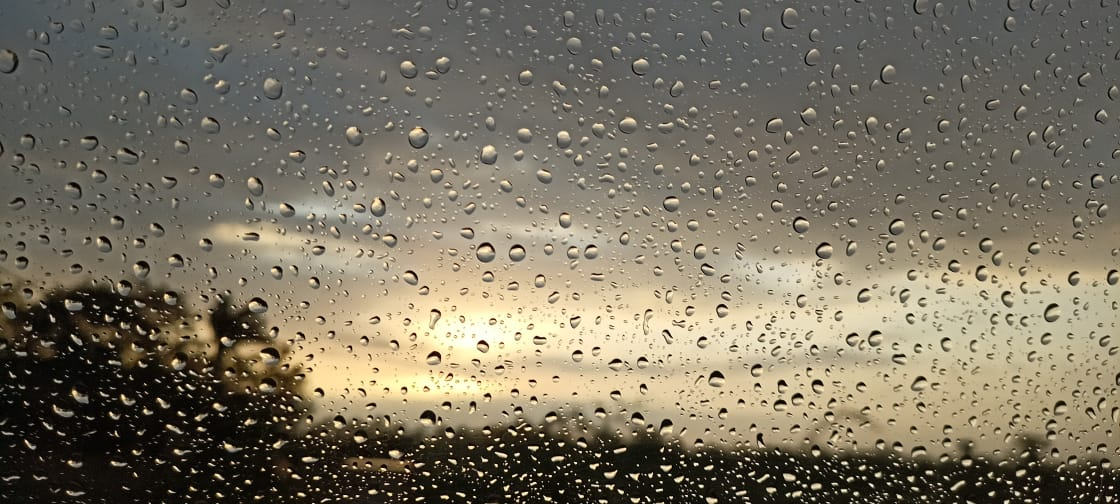
#> input picture Bootcamp OpenCV/Nature.jpeg, 1120 x 504 px
$ jupyter execute '27_Blob Detection.ipynb'
#> lines starting #> are read from the running program, lines starting #| are printed output that depends on the picture
[cell 1]
import cv2
import numpy as np;

image = cv2.imread("./Nature.jpeg",0)
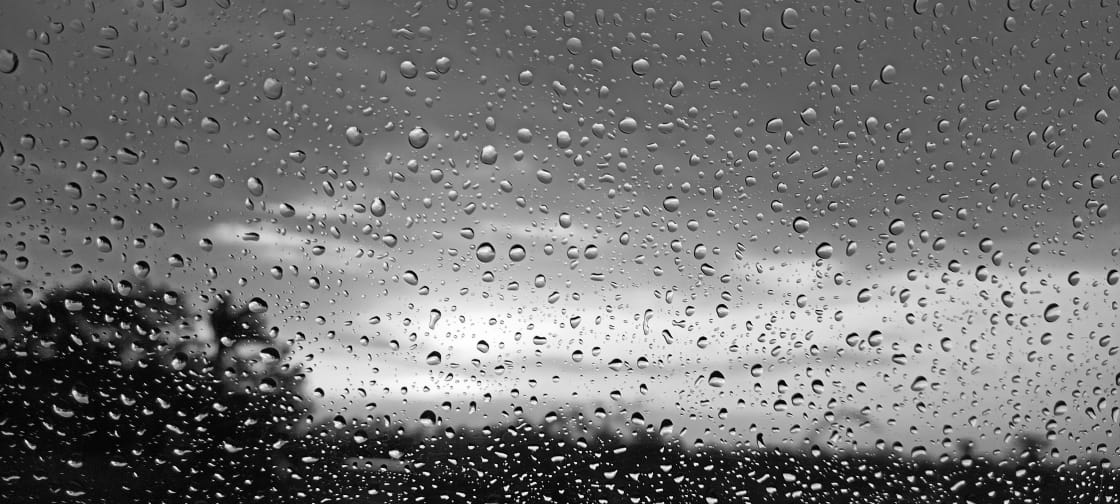
#> image: shape (504, 1120); min 0, max 255, mean 115

detector = cv2.ORB_create()
keypts = detector.detect(image)
#> keypts = 500 keypoints; strongest (x, y, size): (598, 456, 31), (488, 394, 31), (517, 454, 31), (485, 460, 31)

blank = np.zeros((1,1))
blobs = cv2.drawKeypoints(image, keypts, blank, (0,255,255),cv2.DRAW_MATCHES_FLAGS_NOT_DRAW_SINGLE_POINTS)
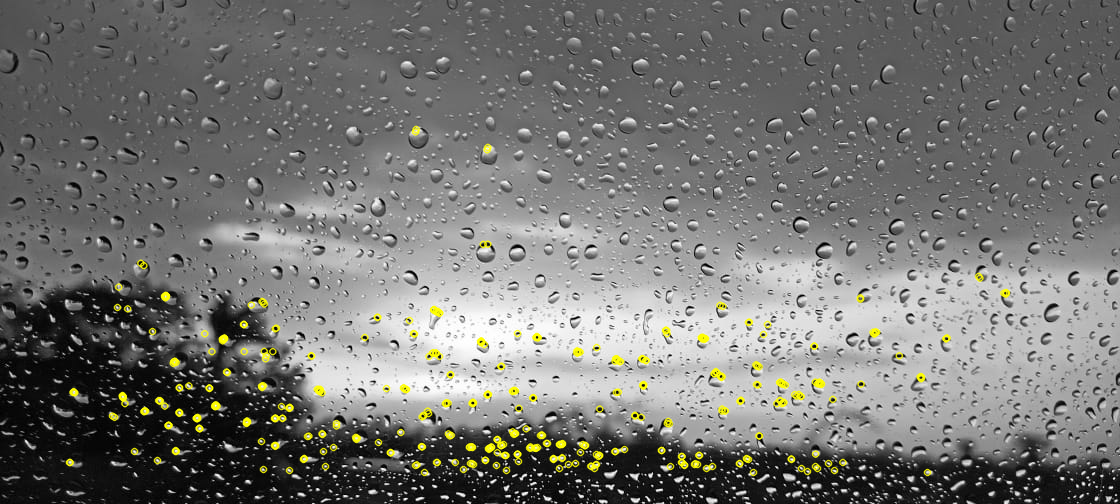
#> blobs: shape (504, 1120, 3); mean of channels 0, 1, 2 113.7, 116.9, 116.9; drawn as B, G, R

# Show keypoints
cv2.imshow("Blobs", blobs)
cv2.waitKey(0)
cv2.destroyAllWindows()

$ run again, with Bootcamp OpenCV/Sudoku.jpg copied over Bootcamp OpenCV/Nature.jpeg
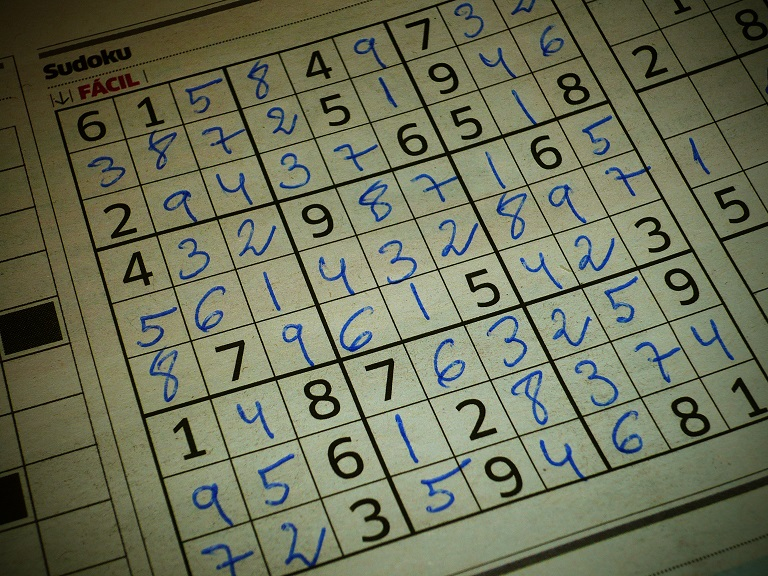
#> input picture Bootcamp OpenCV/Sudoku.jpg, 768 x 576 px
#> `image = cv2.imread("./Nature.jpeg",0)`:
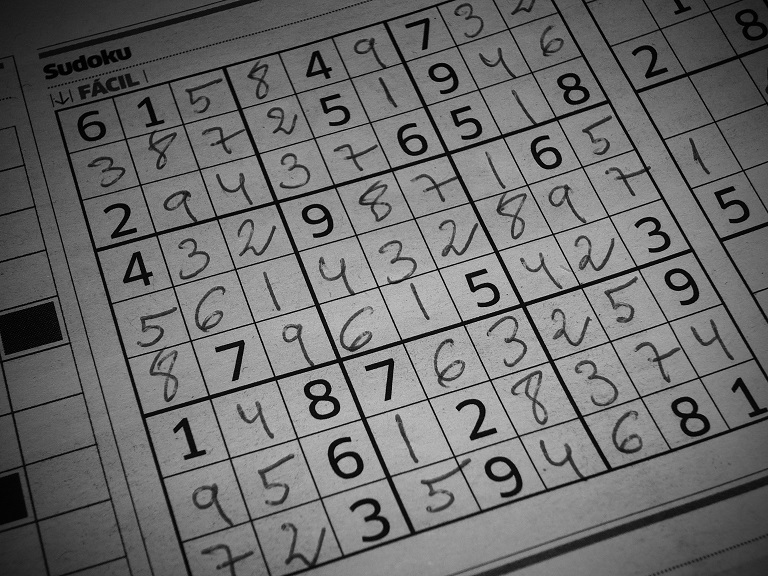
#> image: shape (576, 768); min 0, max 210, mean 108.9
#> keypts = 500 keypoints; strongest (x, y, size): (486, 378, 31), (459, 321, 31), (491, 250, 31), (556, 362, 31)
#> `blobs = cv2.drawKeypoints(image, keypts, blank, (0,255,255),cv2.DRAW_M..`:
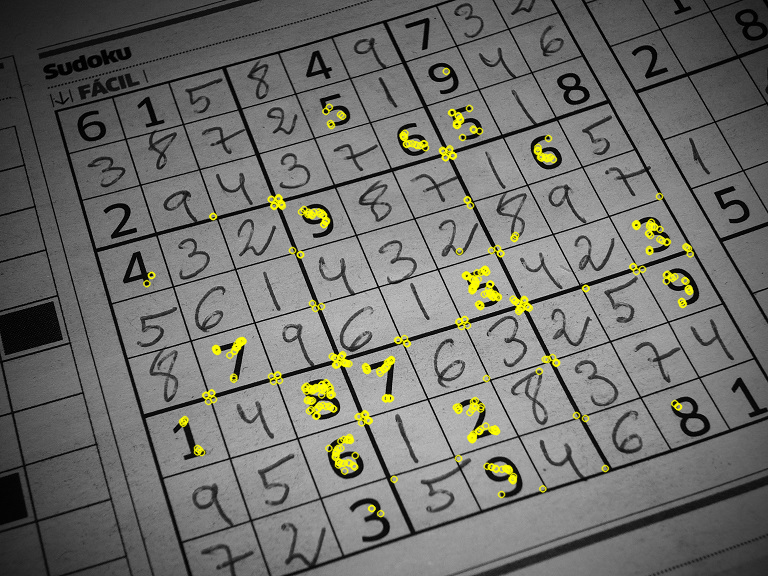
#> blobs: shape (576, 768, 3); mean of channels 0, 1, 2 107.3, 111.4, 111.4; drawn as B, G, R
